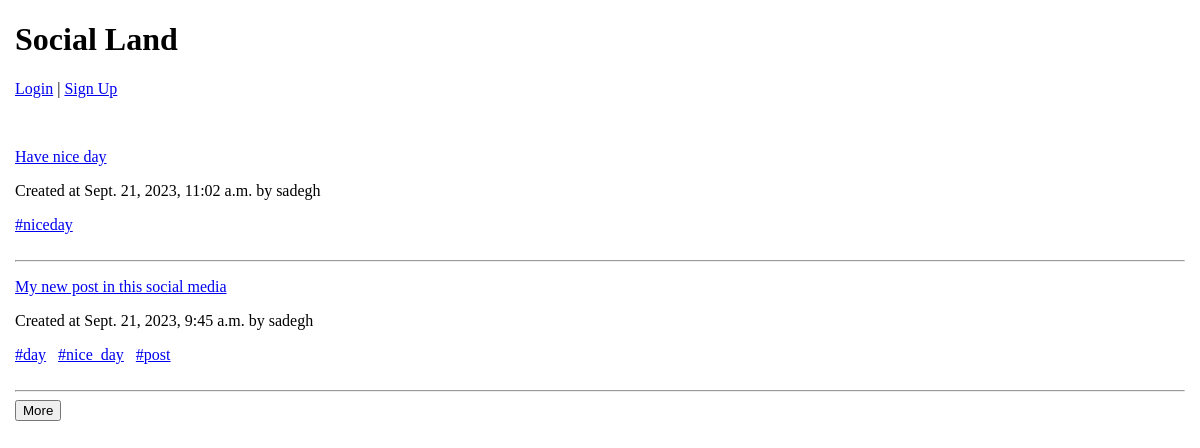
Page /social/posts/ on the earlier database version.
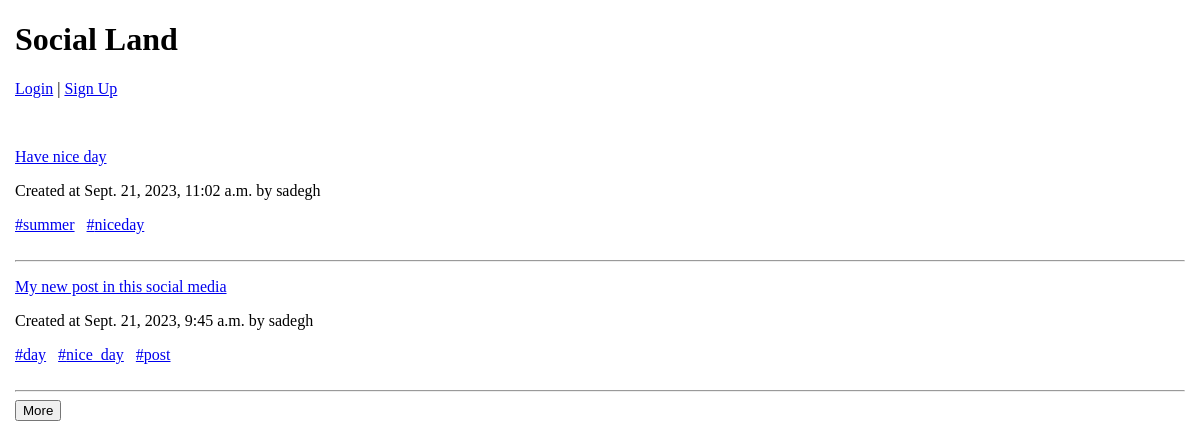
Same page on the later database version.
### social_media/models.py (models this page shows, shortened)
class Post(models.Model):
    author = models.ForeignKey(
        get_user_model(),
        on_delete=models.CASCADE,
        related_name="user_posted",
    )
    likes = models.ManyToManyField(get_user_model(), related_name="post_liked")
    description = models.TextField()
    created = models.DateTimeField(auto_now_add=True)
    updated = models.DateTimeField(auto_now=True)
    tags = TaggableManager(blank=True)
    class Meta:
        ordering = ["-created"]
        indexes = [models.Index(fields=["-created"])]
    def get_absolute_url(self):
        return reverse("social:post_detail", args=[self.id])

### accounts/models.py (models this page shows)
class User(AbstractUser):
    phone = models.CharField(max_length=11, null=True, blank=True)
    job = models.CharField(max_length=100, null=True, blank=True)
    age = models.PositiveSmallIntegerField(null=True, blank=True)
    bio = models.TextField(null=True, blank=True)
    birth_date = models.DateField(null=True, blank=True)
    photo = models.ImageField(upload_to=user_dirctory_path, null=True, blank=True)
    followers = models.ManyToManyField(
        "self",
        through="Contact",
        related_name="following",
        symmetrical=False,
    )

### social_media/views.py (the view)
# urls.py: path("posts/", views.post_list, name="post_list"),
def post_list(request, slug_tag=None):
    posts = Post.objects.all()
    if slug_tag is not None:
        posts = set(Post.objects.filter(tags__slug__icontains=slug_tag))
        posts = list(posts)
    paginator = Paginator(posts, 2)
    page = request.GET.get("page")
    try:
        posts = paginator.page(page)
    except PageNotAnInteger:
        posts = paginator.page(1)
    except EmptyPage:
        posts = []
    if request.headers.get("x-requested-with") == "XMLHttpRequest":
        return render(request, "social/post_ajax_list.html", {"posts": posts})
    context = {
        "tag": slug_tag,
        "posts": posts,
    }
    return render(request, "social/post_list.html", context)

### templates/social/post_list.html (shortened to what this page needs)
{% extends "parent/base.html" %}
{% block content %}
{% for post in posts %}
<div id='post-list'>
    <p><a href="{{post.get_absolute_url}}">{{post.description|truncatewords:20|capfirst}}</a></p>
    <p>Created at {{post.created}} by {{post.author.username}}</p>
    {% for tag in post.tags.all %}
        <span><a href='{% url "social:post_list_by_tag" tag %}'>#{{tag}}</a>&nbsp&nbsp</span>
    {% endfor %}
    <br>
    <br>
    <hr>
</div>
{% endfor %}
<button id="more-button">More</button>
{% endblock content %}

### templates/parent/base.html (shortened to what this page needs)
<!DOCTYPE html>
<html lang="en">
  <head>
  </head>
  <body style = 'margin : auto 15px;'>
    {% include 'partials/header.html' %}
    <br>
    {% block content %}
    {% endblock content %}
  </body>
</html>

### templates/partials/header.html
<h1>Social Land</h1>
{% if request.user.is_authenticated %}
    <p><a href="{% url 'accounts:profile' %}">{{request.user.username}}</a></p>
    <p><a href="{% url 'logout' %}">Logout</a></p>
{% else %}
    <p><a href="{% url 'login' %}">Login</a> | <a href="{% url 'accounts:signup' %}">Sign Up</a></p>
{% endif %}

Differences in the rows shown:
changed Post "Have nice day": gains Tag (name "summer")
